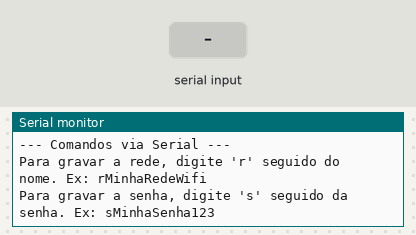
The sketch below on a simulated ESP32-C6. Parts: the last lines printed to the serial monitor. The inputs (shaded band) are chosen by the test bench. EEPROM starts erased.

Above: at 2.2 s.
2.3 s: "r\n" received over Serial
At 3.5 s:
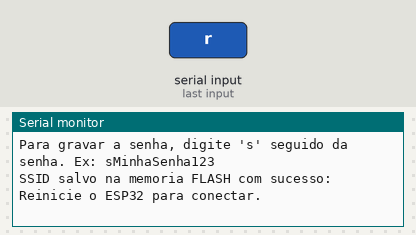
3.8 s: "s\n" received over Serial
At 4.6 s:
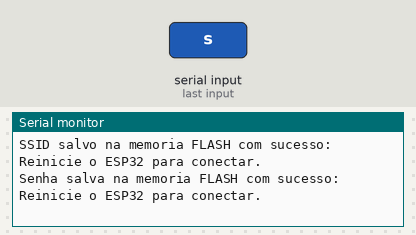
5.3 s: "1\n" received over Serial
At 5.7 s:
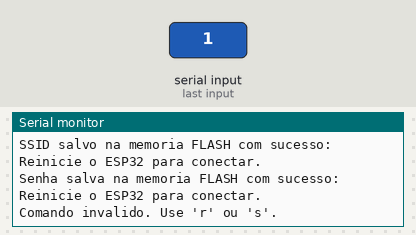

Measured:
- after the input at 2.3 s, the serial monitor: prints a new line at once (image 1)
- after the input at 3.8 s, the serial monitor: prints a new line at once (image 2)
- after the input at 5.3 s, the serial monitor: prints a new line at once (image 3)

The sketch:

gravaConectaWifi.ino
```cpp
#include <WiFi.h>
#include <Preferences.h>
#include <time.h> // Biblioteca nativa para lidar com o tempo

// Instancia o objeto Preferences
Preferences preferences;

String ssid = "";
String password = "";

// Configurações do Servidor NTP (Tempo)
const char* ntpServer = "pool.ntp.org";
const long  gmtOffset_sec = -3 * 3600; // Fuso horário UTC-3 (Brasil/Fortaleza) em segundos
const int   daylightOffset_sec = 0;    // Sem horário de verão atualmente no Brasil

// Função para imprimir a hora atual no monitor serial
void printLocalTime() {
  struct tm timeinfo;
  // getLocalTime() aguarda até que o relógio tenha sido sincronizado
  if(!getLocalTime(&timeinfo)){
    Serial.println("Falha ao obter a hora do servidor NTP.");
    return;
  }

  // Imprime no formato: Dia/Mês/Ano Hora:Minuto:Segundo
  Serial.print("Data/Hora atualizada: ");
  Serial.println(&timeinfo, "%d/%m/%Y %H:%M:%S");
}

void setup() {
  // Inicia a comunicação serial
  Serial.begin(115200);
  delay(1000);

  // Inicia a biblioteca Preferences com o namespace "wifi_config"
  preferences.begin("wifi_config", false);

  // Lê o SSID e a senha salvos na memória flash
  ssid = preferences.getString("ssid", "");
  password = preferences.getString("pass", "");

  Serial.println("\n--- ESP32-C6 Wi-Fi & Time Manager ---");

  if (ssid != "") {
    Serial.print("Tentando conectar a rede: ");
    Serial.println(ssid);

    // Inicia a tentativa de conexão
    WiFi.begin(ssid.c_str(), password.c_str());

    // Aguarda a conexão com um limite de tentativas
    int attempts = 0;
    while (WiFi.status() != WL_CONNECTED && attempts < 20) {
      delay(500);
      Serial.print(".");
      attempts++;
    }

    if (WiFi.status() == WL_CONNECTED) {
      Serial.println("\nConectado com sucesso!");
      Serial.print("Endereço IP: ");
      Serial.println(WiFi.localIP());

      // ==========================================
      // CONFIGURAÇÃO DO RELÓGIO VIA INTERNET (NTP)
      // ==========================================
      Serial.println("\nSincronizando relogio via NTP...");

      // Inicia a sincronização de tempo em segundo plano
      configTime(gmtOffset_sec, daylightOffset_sec, ntpServer);

      // Dá um pequeno tempo para a primeira sincronização acontecer
      delay(2000);

      // Exibe a hora obtida
      printLocalTime();

    } else {
      Serial.println("\nFalha ao conectar. Verifique as credenciais salvas.");
    }
  } else {
    Serial.println("Nenhuma rede configurada na memoria.");
  }

  Serial.println("\n--- Comandos via Serial ---");
  Serial.println("Para gravar a rede, digite 'r' seguido do nome. Ex: rMinhaRedeWifi");
  Serial.println("Para gravar a senha, digite 's' seguido da senha. Ex: sMinhaSenha123");
}

void loop() {
  // Verifica se há dados chegando pela porta serial
  if (Serial.available() > 0) {
    String input = Serial.readStringUntil('\n');
    input.trim();

    if (input.length() > 0) {
      char command = input.charAt(0);
      String value = input.substring(1);

      // Se o comando for 'r' ou 'R', salva o SSID
      if (command == 'r' || command == 'R') {
        preferences.putString("ssid", value);
        Serial.print("SSID salvo na memoria FLASH com sucesso: ");
        Serial.println(value);
        Serial.println("Reinicie o ESP32 para conectar.");
      }
      // Se o comando for 's' ou 'S', salva a senha
      else if (command == 's' || command == 'S') {
        preferences.putString("pass", value);
        Serial.print("Senha salva na memoria FLASH com sucesso: ");
        Serial.println(value);
        Serial.println("Reinicie o ESP32 para conectar.");
      }
      else {
        Serial.println("Comando invalido. Use 'r' ou 's'.");
      }
    }
  }
}
```
